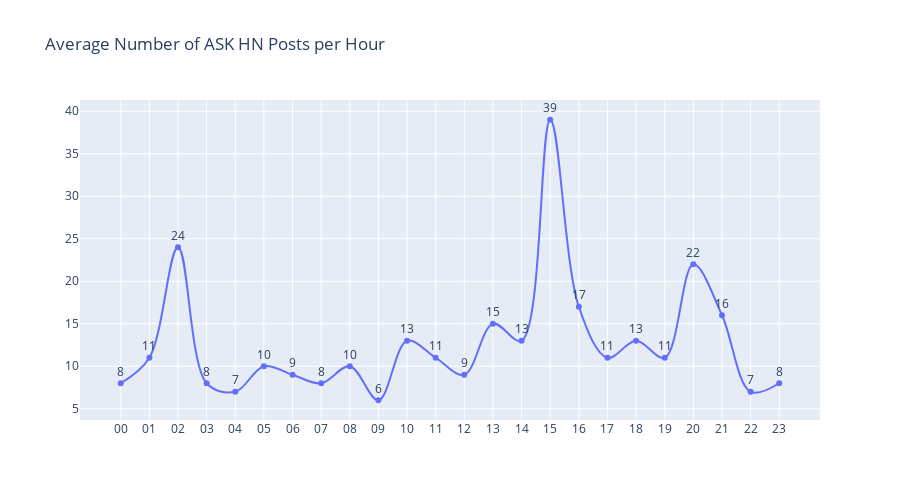

Notebook cell for this chart:
### Markdown cell above
##### **Average number of `ASK HN` comments by Hour**

### Code cell
ask_comments_hours, avg_ask_comments_hrs = comments_per_hour(ask_posts,6,4)

#Data Visualisation
visual(avg_ask_comments_hrs,("Average Number of ASK HN Posts per Hour"),'Comments')

### Figure 1 — Plotly figure (JSON) as saved in the notebook; plotly's stock layout.template omitted (floating-point values rounded to 4 significant figures)
{"data": [{"line": {"shape": "spline"}, "mode": "lines+markers+text", "text": [8, 11, 24, 8, 7, 10, 9, 8, 10, 6, 13, 11, 9, 15, 13, 39, 17, 11, 13, 11, 22, 16, 7, 8], "textposition": "top center", "x": ["00", "01", "02", "03", "04", "05", "06", "07", "08", "09", "10", "11", "12", "13", "14", "15", "16", "17", "18", "19", "20", "21", "22", "23"], "y": [8, 11, 24, 8, 7, 10, 9, 8, 10, 6, 13, 11, 9, 15, 13, 39, 17, 11, 13, 11, 22, 16, 7, 8], "type": "scatter"}], "layout": {"uniformtext": {"minsize": 6}, "showlegend": false, "height": 500, "title": {"text": "Average Number of ASK HN Posts per Hour"}}}
